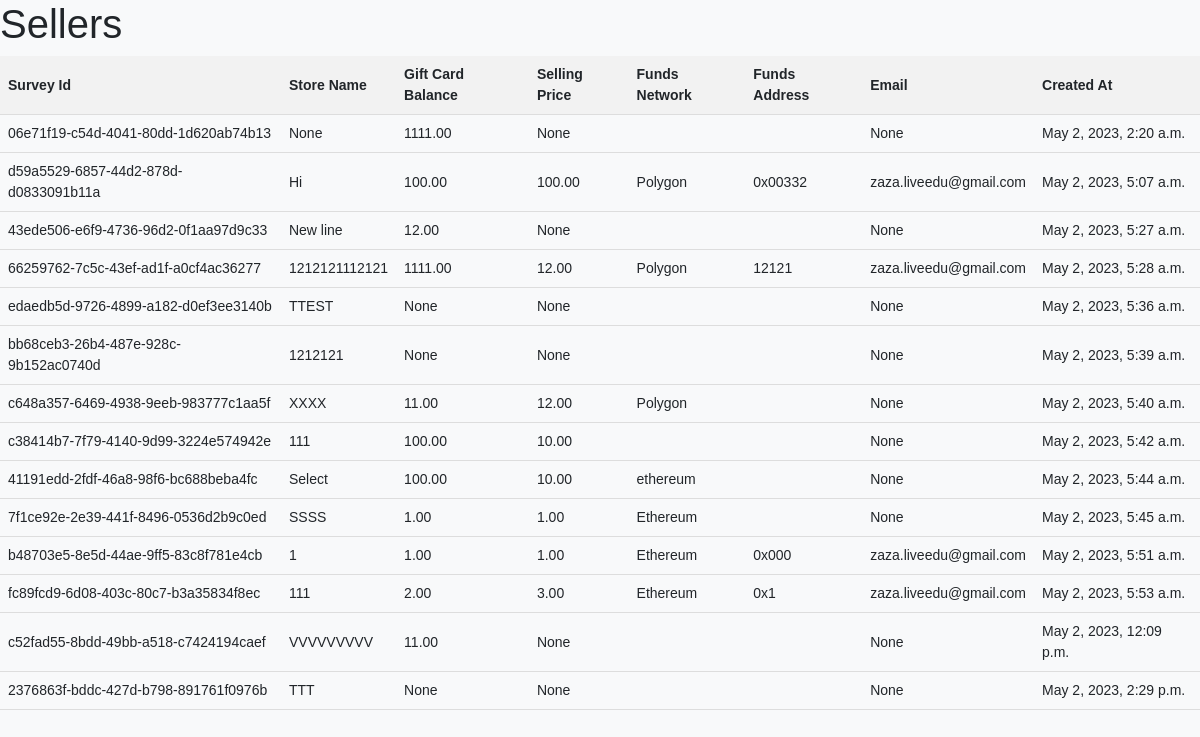
Before: /watermelon/sellers/ with the older database file.
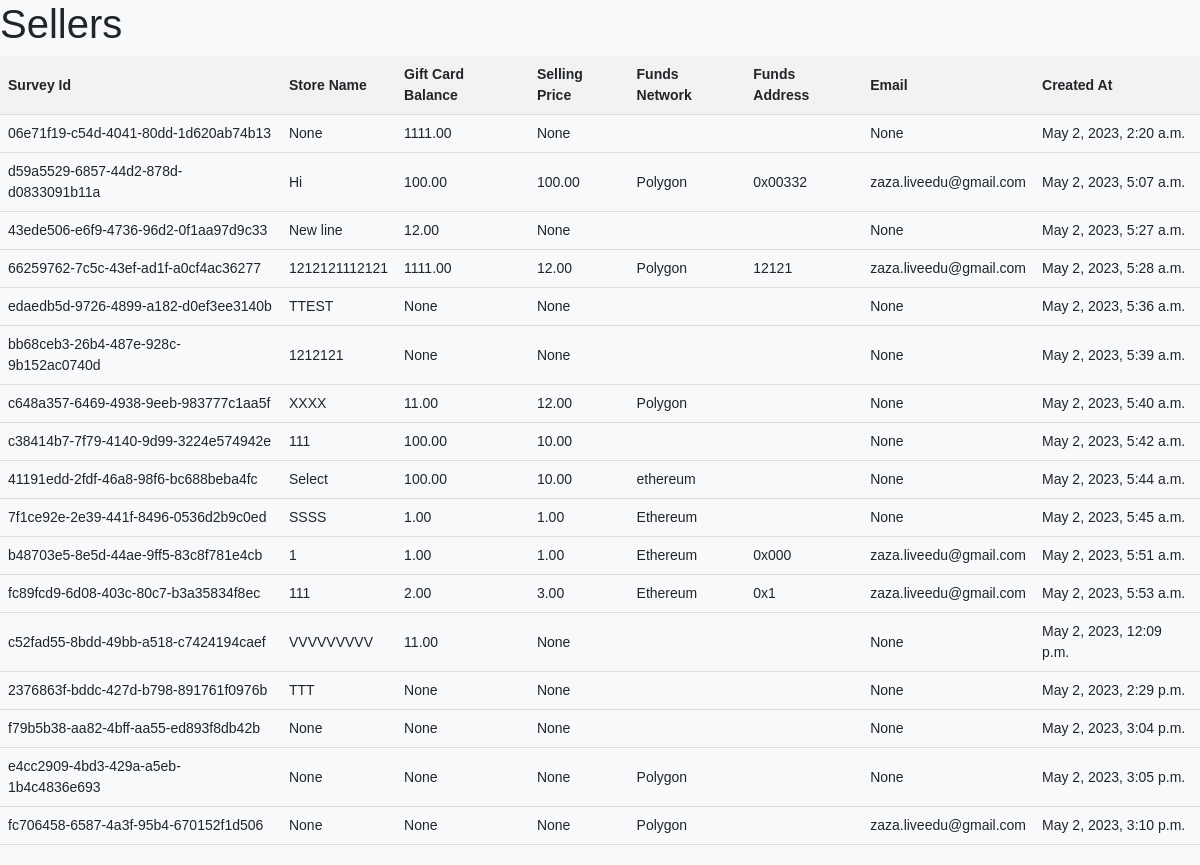
After: the same page with the newer database file.
### watermelon/models.py (models this page shows)
class Seller(models.Model):
    survey_id = models.UUIDField(max_length=255, default=uuid.uuid4, primary_key=True)
    store_name = models.CharField(max_length=255, blank=True, null=True)
    gift_card_balance = models.DecimalField(max_digits=12, decimal_places=2, blank=True, null=True)
    selling_price = models.DecimalField(max_digits=12, decimal_places=2, blank=True, null=True)
    funds_network = models.CharField(max_length=255, choices=[('Polygon', 'Polygon'), ('Ethereum', 'Ethereum')], blank=True)
    funds_address = models.CharField(max_length=255, blank=True)
    email = models.EmailField(blank=True, null=True)
    created_at = models.DateTimeField(auto_now_add=True)

### watermelon/views.py (the view)
# urls.py: path('sellers/', sellers, name='sellers'),
def sellers(request):
    all_sellers = Seller.objects.all()
    return render(request, 'all_sellers.html', {'data' : all_sellers})

### templates/all_sellers.html
{% extends 'base.html' %}
{% block content %}
  <h1>Sellers</h1>
  <table>
    <thead>
        <tr>
            <th>Survey Id</th>
            <th>Store Name</th>
            <th>Gift Card Balance</th>
            <th>Selling Price</th>
            <th>Funds Network</th>
            <th>Funds Address</th>
            <th>Email</th>
            <th>Created At</th>
        </tr>
    </thead>
    <tbody>
        {% for item in data %}
          <tr>
            <td>{{item.survey_id}}</td>
            <td>{{item.store_name}}</td>
            <td>{{item.gift_card_balance}}</td>
            <td>{{item.selling_price}}</td>
            <td>{{item.funds_network}}</td>
            <td>{{item.funds_address}}</td>
            <td>{{item.email}}</td>
            <td>{{item.created_at}}</td>
          </tr>
        {% endfor %}
    </tbody>
</table>
{% endblock %}

### templates/base.html (shortened to what this page needs)
<!DOCTYPE html>
<html>
<head>
    <link rel="stylesheet" href="https://maxcdn.bootstrapcdn.com/bootstrap/4.5.2/css/bootstrap.min.css">
</head>
<body>
    <main>
        {% block content %}
        {% endblock %}
    </main>
</body>
</html>

### templates/base.html (style rules this page uses)
body { max-width: 1400px; margin-left: auto; margin-right: auto; overflow-x: auto; }
table { border-collapse: collapse; width: 100%; font-family: Arial, sans-serif; font-size: 14px; line-height: 1.5; margin-bottom: 20px; }
th, td { text-align: left; padding: 8px; border-bottom: 1px solid #ddd; }
th { background-color: #f2f2f2; font-weight: bold; }
body { font-family: Arial, sans-serif; background-color: #f8f9fa; }

Changed rows visible on the page:
added Seller: survey_id "f79b5b38-aa82-4bff-aa55-ed893f8db42b", store_name "None", gift_card_balance "None", selling_price "None", email "None", created_at "May 2, 2023, 3:04 p.m."
added Seller: survey_id "e4cc2909-4bd3-429a-a5eb-1b4c4836e693", store_name "None", gift_card_balance "None", selling_price "None", funds_network "Polygon", email "None", created_at "May 2, 2023, 3:05 p.m."
added Seller: survey_id "fc706458-6587-4a3f-95b4-670152f1d506", store_name "None", gift_card_balance "None", selling_price "None", funds_network "Polygon", email "zaza.liveedu@gmail.com", created_at "May 2, 2023, 3:10 p.m."
